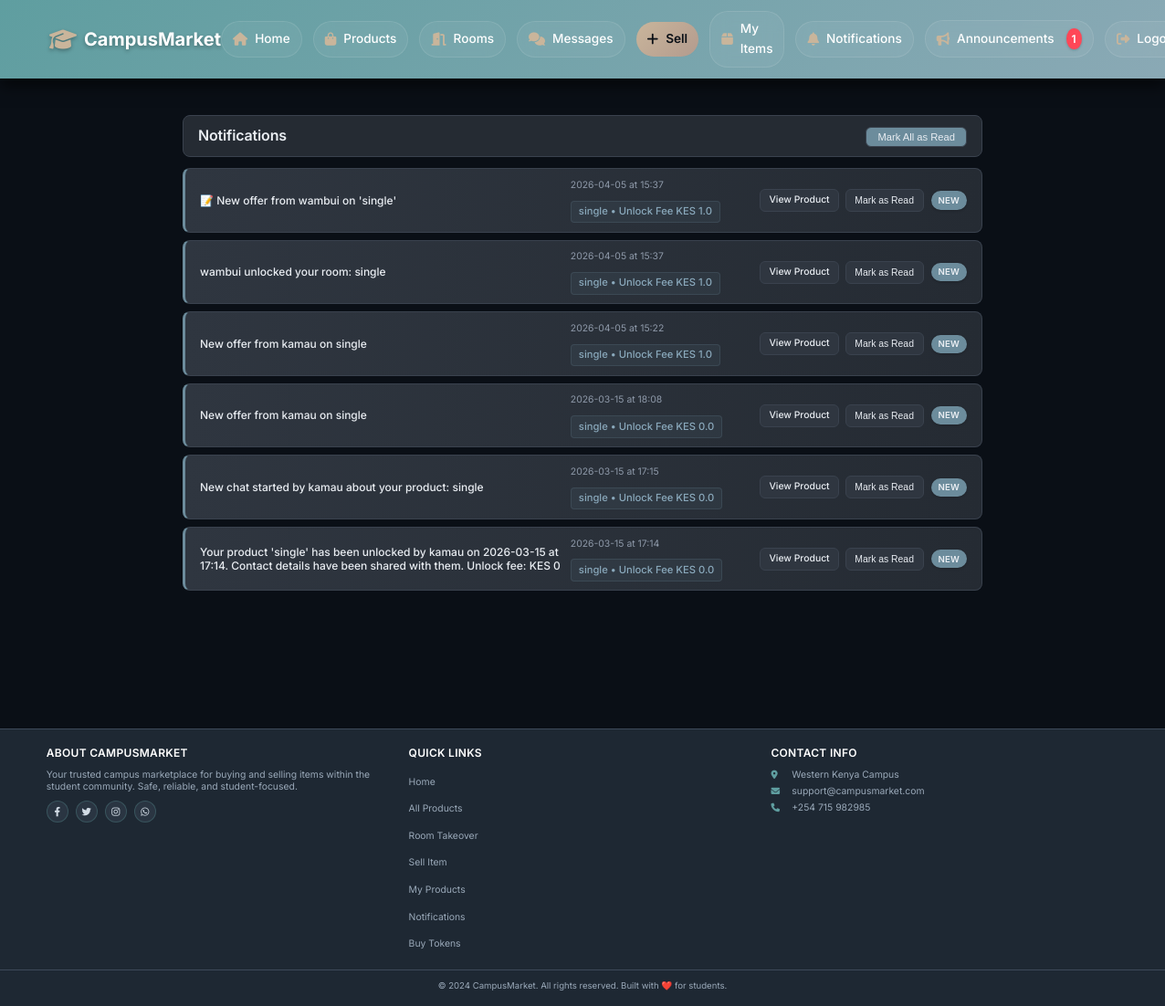
The page /notifications (signed in) on the database as committed earlier.
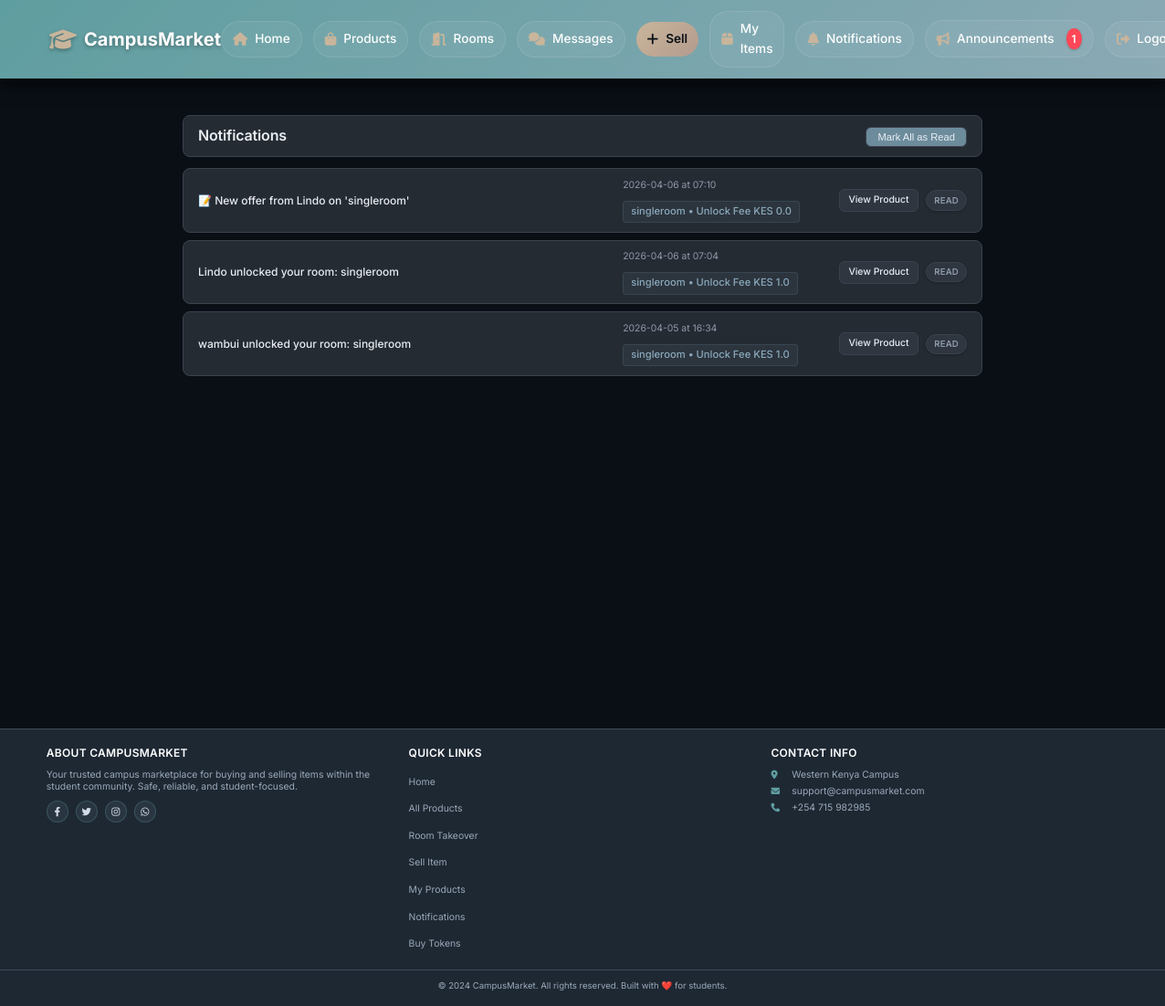
The same page on the database as committed later.
### app/models.py (models this page shows, shortened)
class Notification(db.Model):
    __tablename__ = 'notifications'
    id = db.Column(db.Integer, primary_key=True)
    user_id = db.Column(db.Integer, db.ForeignKey('users.id'), nullable=False)
    product_id = db.Column(db.Integer, db.ForeignKey('products.id'), nullable=False)
    unlock_id = db.Column(db.Integer, db.ForeignKey('product_unlocks.id'), nullable=True)
    message = db.Column(db.Text, nullable=False)
    is_read = db.Column(db.Boolean, default=False)
    created_at = db.Column(db.DateTime, default=datetime.utcnow)
    user = db.relationship('User', backref='notifications')
    product = db.relationship('Product', back_populates='notifications')
    unlock = db.relationship('ProductUnlock', backref='notification')

class Product(db.Model):
    __tablename__ = 'products'
    id = db.Column(db.Integer, primary_key=True)
    title = db.Column(db.String(100), nullable=False)
    description = db.Column(db.Text)
    price = db.Column(db.Float, nullable=False)
    condition = db.Column(db.String(20))
    contact_info = db.Column(db.Text)
    is_fast_moving = db.Column(db.Boolean, default=False)
    is_active = db.Column(db.Boolean, default=True)
    is_sold = db.Column(db.Boolean, default=False)
    Token = db.Column(db.Float, nullable=False)
    category_id = db.Column(db.Integer, db.ForeignKey('categories.id'), nullable=False)
    seller_id = db.Column(db.Integer, db.ForeignKey('users.id'), nullable=False)
    image_group_id = db.Column(db.Integer, db.ForeignKey('product_image_groups.id'), nullable=True)
    created_at = db.Column(db.DateTime, default=datetime.utcnow)
    updated_at = db.Column(db.DateTime, default=datetime.utcnow, onupdate=datetime.utcnow)
    hostel_name = db.Column(db.String(100), nullable=False, default='')
    location = db.Column(db.String(100), nullable=False, default='')
    leave_date = db.Column(db.DateTime, nullable=False, default=datetime.utcnow)
    room_type = db.Column(db.String(20), default='single')
    deposit = db.Column(db.Float, default=0)
    commission_percentage = db.Column(db.Float, default=0)
    is_commission_listing = db.Column(db.Boolean, default=False)
    status = db.Column(db.String(20), default='available')
    agreement_user_id = db.Column(db.Integer, db.ForeignKey('users.id'), nullable=True)
    agreement_expires_at = db.Column(db.DateTime, nullable=True)
    booked_at = db.Column(db.DateTime, nullable=True)
    total_unlocks = db.Column(db.Integer, default=0)
    last_interest_update = db.Column(db.DateTime, default=datetime.utcnow)
    payments = db.relationship('Payment', back_populates='product', lazy=True, cascade="all, delete-orphan")
    chats = db.relationship('Chat', back_populates='product', lazy=True, cascade='all, delete-orphan')
    offers = db.relationship('Offer', back_populates='product', lazy=True, cascade='all, delete-orphan')
    unlocks = db.relationship(
    'ProductUnlock',
    back_populates='product',
    cascade='all, delete-orphan'
)
    notifications = db.relationship(
    'Notification',
    back_populates='product',
    cascade='all, delete-orphan'
)
    agreement_user = db.relationship('User', foreign_keys=[agreement_user_id])
    category = db.relationship('Category', back_populates='products')
    seller = db.relationship('User', foreign_keys=[seller_id], back_populates='products')
    image_group = db.relationship('ProductImageGroup', back_populates='product')

class ProductUnlock(db.Model):
    __tablename__ = 'product_unlocks'
    id = db.Column(db.Integer, primary_key=True)
    user_id = db.Column(db.Integer, db.ForeignKey('users.id'), nullable=False)
    product_id = db.Column(db.Integer, db.ForeignKey('products.id'), nullable=False)
    seller_id = db.Column(db.Integer, db.ForeignKey('users.id'), nullable=False)
    amount = db.Column(db.Float, nullable=False)
    phone_number = db.Column(db.String(20))
    checkout_request_id = db.Column(db.String(100), unique=True)
    merchant_request_id = db.Column(db.String(100))
    mpesa_receipt_number = db.Column(db.String(50))
    status = db.Column(db.String(20), default='pending')
    created_at = db.Column(db.DateTime, default=datetime.utcnow)
    completed_at = db.Column(db.DateTime)
    unlocked_at = db.Column(db.DateTime)
    user = db.relationship('User', foreign_keys=[user_id], backref='unlocked_products')
    product = db.relationship('Product', back_populates='unlocks')
    seller = db.relationship('User', foreign_keys=[seller_id], backref='buyer_unlocks')
    chat = db.relationship('Chat', back_populates='unlock', lazy=True, uselist=False)

### app/main/routes.py (the view)
@main_bp.route('/notifications')
@login_required
def notification():
    page = request.args.get('page', 1, type=int)
    per_page = 10
    notifications = Notification.query.filter_by(user_id=current_user.id)\
        .order_by(Notification.created_at.desc())\
        .paginate(page=page, per_page=per_page, error_out=False)
    print(f"Total notifications: {notifications.total}")
    print(f"Current page: {notifications.page}")
    print(f"Total pages: {notifications.pages}")
    for notification in notifications.items:
        print(f"Notification {notification.id}: {notification.message} - Read: {notification.is_read}")
    return render_template('main/notifications.html', notifications=notifications)

### app/models.py (called while the page is built)
@login_manager.user_loader
def load_user(user_id):
    return User.query.get(int(user_id))

### app/templates/main/notifications.html (shortened to what this page needs)
{% extends "base.html" %}
{% block content %}
<div class="notifications-container">
    <div class="notifications-header">
        <h1>Notifications</h1>
        {% if notifications.items %}
        <form method="POST" action="{{ url_for('main.mark_all_notifications_read') }}" id="markAllForm">
            <button type="submit" class="mark-all-read-btn" id="markAllBtn">
                Mark All as Read
            </button>
        </form>
        {% endif %}
    </div>
    {% if notifications.items %}
        <div id="notificationsList">
            {% for notification in notifications.items %}
            <div class="notification-card {% if not notification.is_read %}unread{% endif %}"
                 data-notification-id="{{ notification.id }}"
                 data-read="{{ notification.is_read }}">
                <div class="notification-message">
                    {{ notification.message }}
                </div>
                <div class="notification-meta">
                    <div class="notification-time">
                        {{ notification.created_at.strftime('%Y-%m-%d at %H:%M') }}
                    </div>
                    {% if notification.product %}
                    <div class="notification-product">
                        {{ notification.product.title }} • Unlock Fee KES {{ notification.unlock.amount|default(5) }}
                    </div>
                    {% endif %}
                </div>
                <div class="notification-actions">
                    {% if notification.product %}
                    <a href="{{ url_for('products.view_product', product_id=notification.product.id) }}"
                       class="view-product-btn"
                       data-product-id="{{ notification.product.id }}">
                        View Product
                    </a>
                    {% endif %}
                    {% if not notification.is_read %}
                    <button type="button"
                            class="mark-read-btn"
                            data-notification-id="{{ notification.id }}">
                        Mark as Read
                    </button>
                    {% endif %}
                </div>
                {% if notification.is_read %}
                    <span class="badge read">Read</span>
                {% else %}
                    <span class="badge unread">New</span>
                {% endif %}
            </div>
            {% endfor %}
        </div>
    {% endif %}
</div>
{% endblock %}

Rows that differ between the two databases and show on the page:
removed Notification: message "📝 New offer from wambui on 'single'", created_at "2026-04-05 at 15:37", product "single", unlock.amount "1.0", is_read "NEW"
removed Notification: message "wambui unlocked your room: single", created_at "2026-04-05 at 15:37", product "single", unlock.amount "1.0", is_read "NEW"
removed Notification: message "New offer from kamau on single", created_at "2026-04-05 at 15:22", product "single", unlock.amount "1.0", is_read "NEW"
removed Notification: message "New offer from kamau on single", created_at "2026-03-15 at 18:08", product "single", unlock.amount "0.0", is_read "NEW"
removed Notification: message "New chat started by kamau about your product: single", created_at "2026-03-15 at 17:15", product "single", unlock.amount "0.0", is_read "NEW"
removed Notification: message "Your product 'single' has been unlocked by kamau on 2026-03-15 at 17:14. Contact details have been shared with them. Unlock fee: KES 0", created_at "2026-03-15 at 17:14", product "single", unlock.amount "0.0", is_read "NEW"
added Notification: message "📝 New offer from Lindo on 'singleroom'", created_at "2026-04-06 at 07:10", product "singleroom", unlock.amount "0.0", is_read "READ"
added Notification: message "Lindo unlocked your room: singleroom", created_at "2026-04-06 at 07:04", product "singleroom", unlock.amount "1.0", is_read "READ"
added Notification: message "wambui unlocked your room: singleroom", created_at "2026-04-05 at 16:34", product "singleroom", unlock.amount "1.0", is_read "READ"
